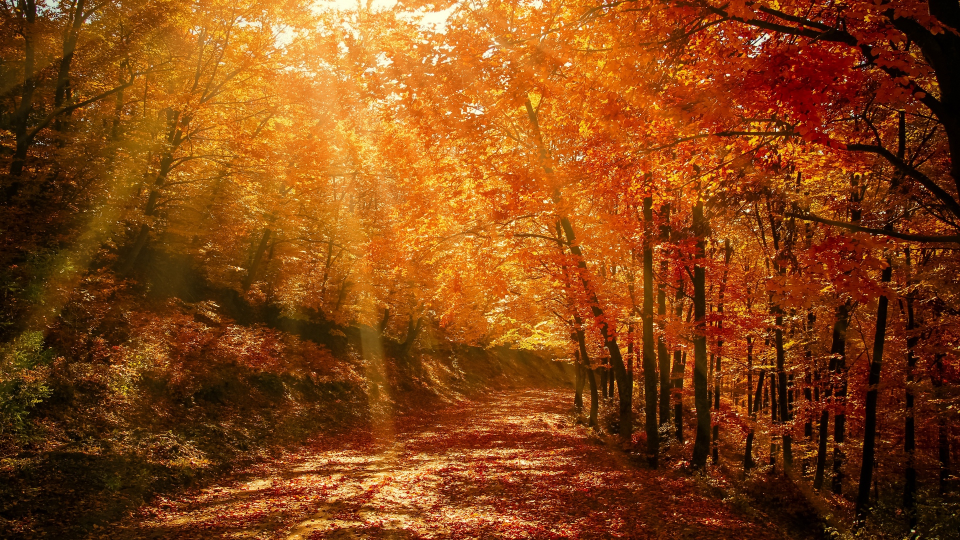
#> input picture Chapter_1/fig/images/autumn_forest_park_128379_1920x1080.jpg, 1920 x 1080 px (shown at 1/2 size)
$ jupyter execute --allow-errors Ch_2_review_20221020.ipynb   (text cells are left out)
#> lines starting #> are read from the running program, lines starting #| are printed output that depends on the picture
[cell 1]
import cv2
import numpy as np
import sys

[cell 2]
img = np.zeros((800, 1200, 3), np.uint8) + 255

cv2.line(img, (100,50), (300, 50), (0,0,255), 5)
cv2.arrowedLine(img, (100, 100), (300, 100), (255,0,0), 12)

cv2.rectangle(img, (100, 200), (300,400), (0,255,0), 10)
cv2.rectangle(img, (120, 220, 160, 160), (0,100,255), -1)

cv2.circle(img, (600,300), 100, (123, 111, 234), 10 , cv2.LINE_AA)

cv2.ellipse(img, (600, 300), (200, 50), -20 , 0 , 360, (0,0,255), 10,  cv2.LINE_AA)
#                                            시작 각도 0도

cv2.putText(img, 'Hello opencv!', (600, 500), cv2.FONT_HERSHEY_PLAIN, 2, (111, 234, 56), 2 , cv2.LINE_AA)
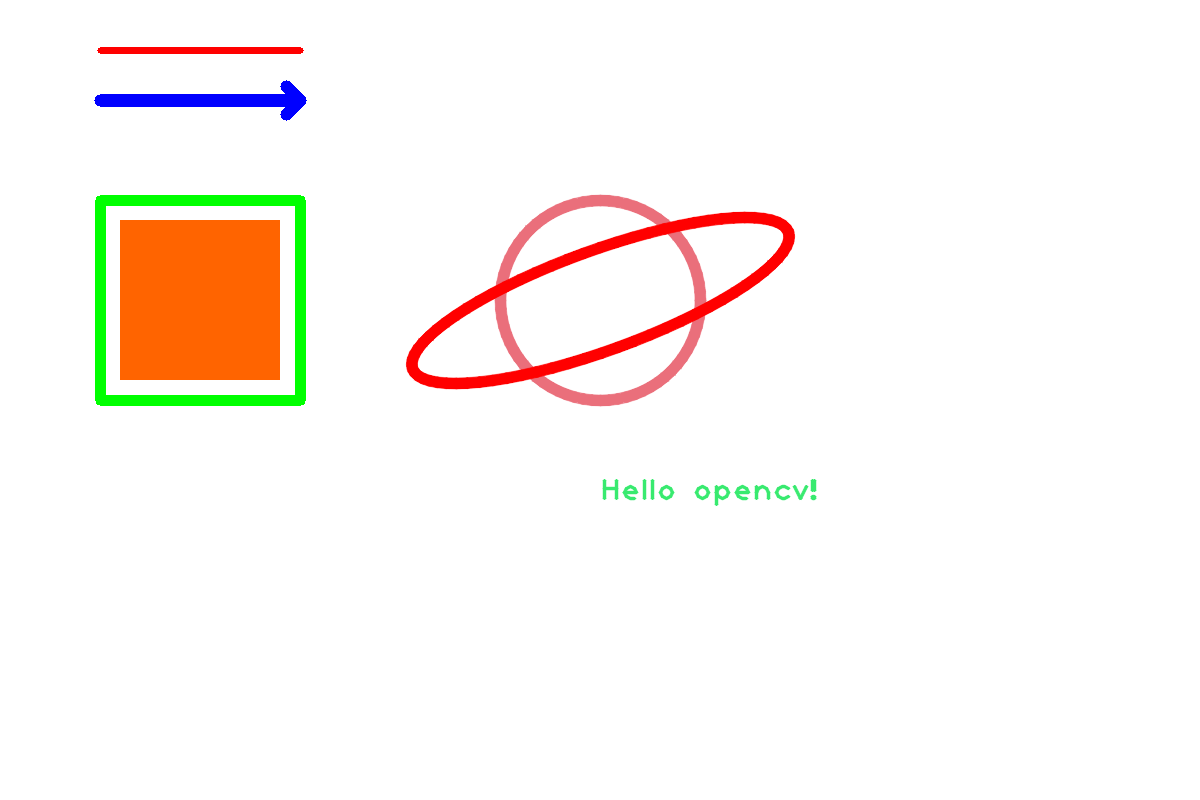
#> img: shape (800, 1200, 3); mean of channels 0, 1, 2 241.8, 246, 251.4; drawn as B, G, R

cv2.imshow('image', img)
cv2.waitKey()
cv2.destroyAllWindows()
cv2.waitKey(1)

[cell 3]
src = cv2.imread('./fig/imgbin_hat.png', cv2.IMREAD_UNCHANGED) # alpha 채널 읽기

#> (the rest of this cell did not finish here and is left out)

[cell 4]
img = cv2.imread('./fig/puppy.bmp')

#> (the rest of this cell did not finish here and is left out)

[cell 5]
import glob

[cell 6]
img_files = glob.glob('../Chapter_1/fig/images/*.*')

cv2.namedWindow('scene', cv2.WINDOW_NORMAL)

idx = 0
while True :
    img = cv2.imread(img_files[idx])
#> img is the input picture: shape (1080, 1920, 3); mean B, G, R 19.9, 68.7, 132.4

    if img is None :
        print('image read failed')
        break

    cv2.imshow('scene', img)

    if cv2.waitKey(3000) == 27 :
#> (key q is pressed here)
        break

    idx += 1
    if idx >= len(img_files) :
        idx = 0

cv2.waitKey()
cv2.destroyAllWindows()
cv2.waitKey(1)

[cell 7]
cap = cv2.VideoCapture(0) # webcam 사용
# cap = cv2.VideoCapture('.')

if not cap.isOpened() :
    print('camera open failed')
    sys.exit()

while True :
    ret, frame = cap.read()
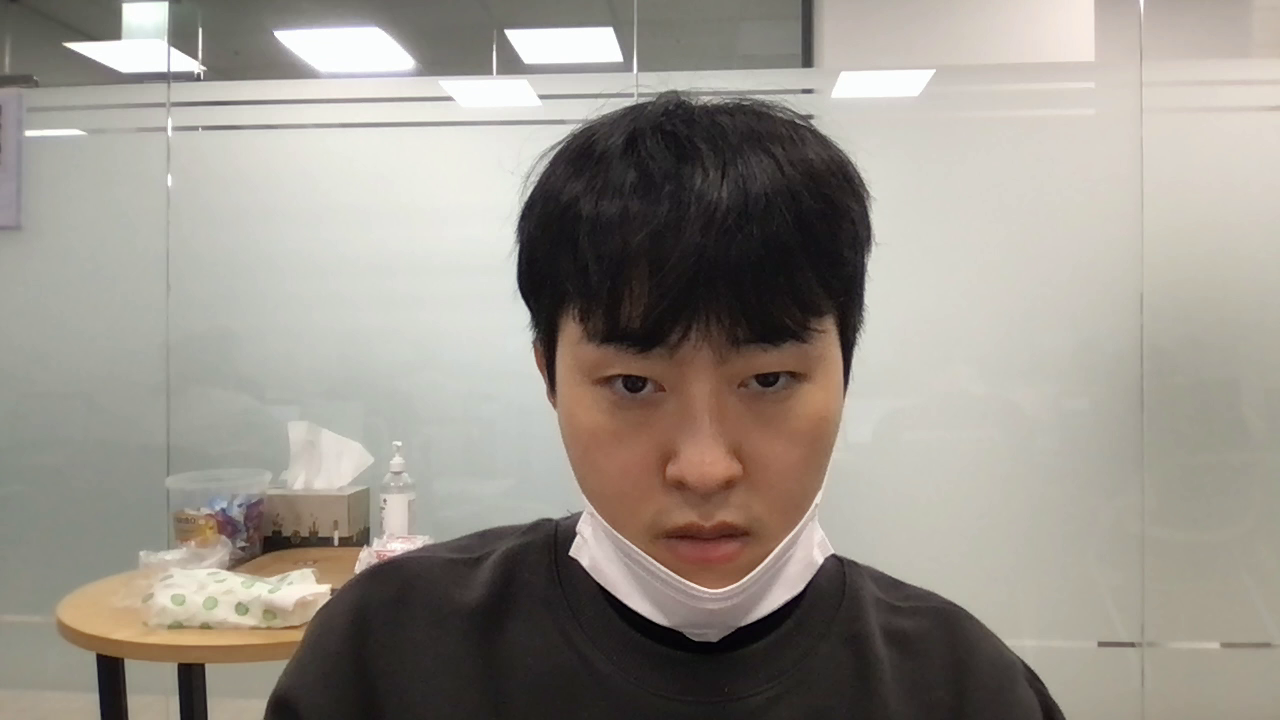
#> input picture frame 6 of Chapter_3/review.MP4, 1280 x 720 px, given in place of the camera
#> frame is the input picture: shape (720, 1280, 3); mean B, G, R 139.5, 147.8, 153.5

    if not ret :
        print('frame read failed')
        break

    edge = cv2.Canny(frame, 50, 150) # 미분 필터를 이용한 edge 필터
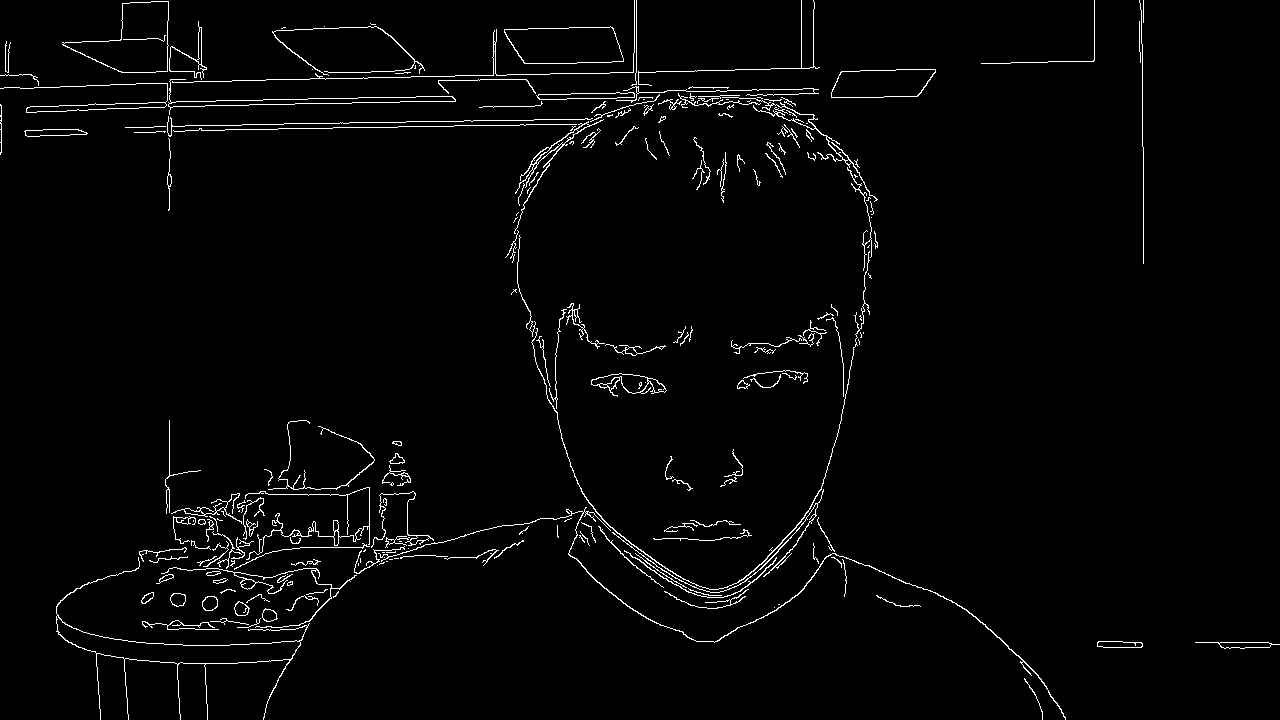
#> edge: shape (720, 1280); 2.3% white in thin lines or dots

    frame_gray = cv2.cvtColor(frame, cv2.COLOR_BGR2GRAY)
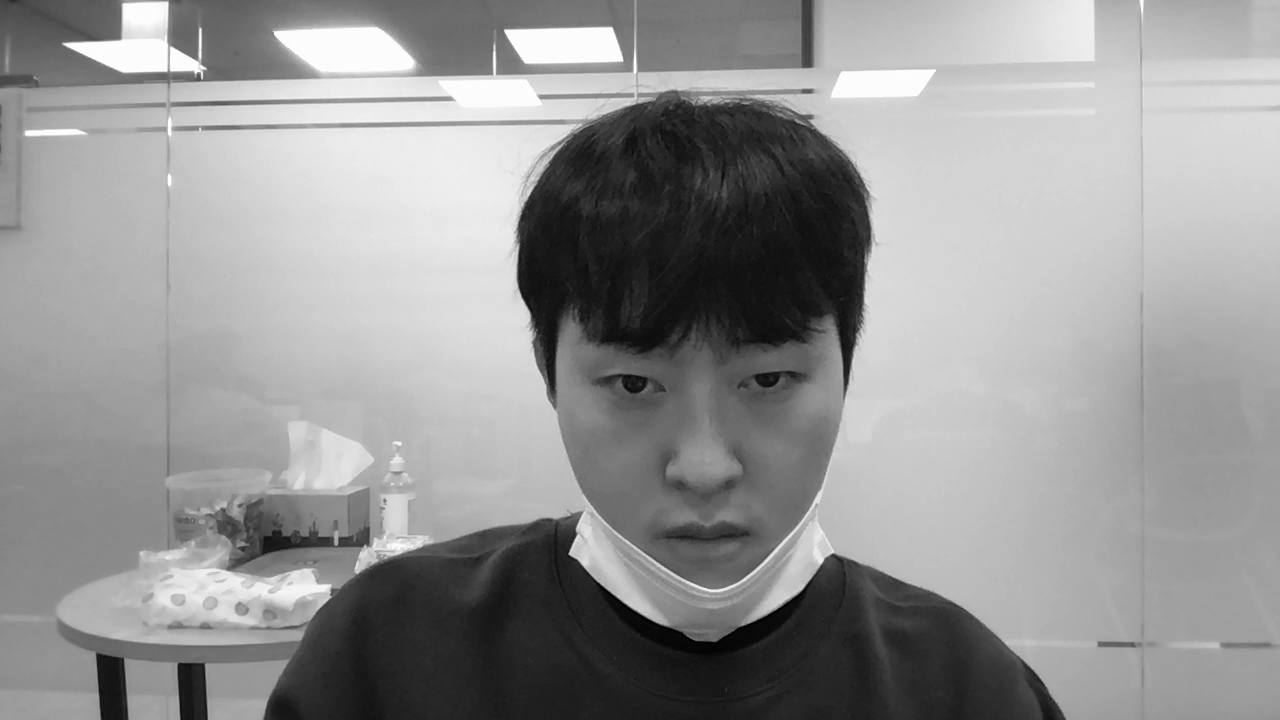
#> frame_gray: shape (720, 1280); min 0, max 255, mean 148.5
    inverse = 255 - frame_gray
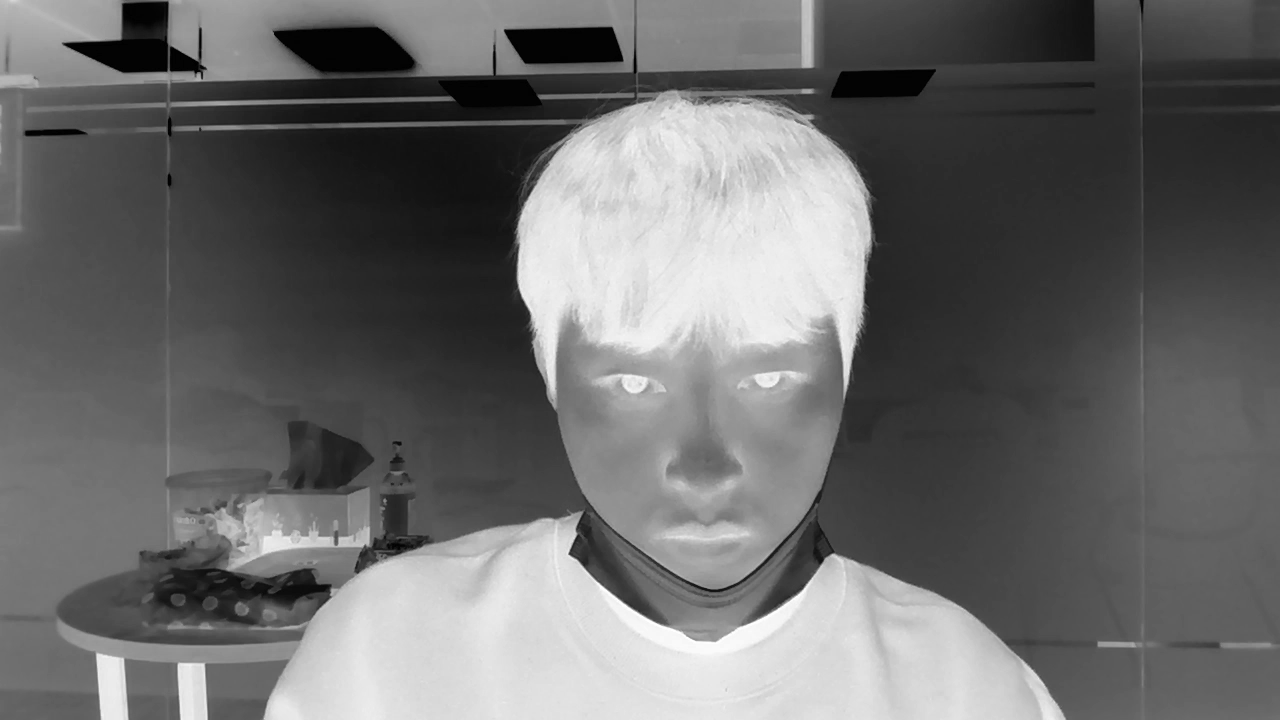
#> inverse: shape (720, 1280); min 0, max 255, mean 106.5

    cv2.imshow('frame', frame)
    cv2.imshow('Edge', edge)
    cv2.imshow('inverse', inverse)

    if cv2.waitKey(30) == 27 :
#> (key q is pressed here)
        break


cap.release()
cv2.destroyAllWindows()
cv2.waitKey(1)

[cell 8]
cap = cv2.VideoCapture(0)

if not cap.isOpened() :
    print('camera open failed')
    sys.exit()

while True :
    ret, frame = cap.read()

    if not ret :
        print('frame open failed')
        break

    cv2.imshow('frame', frame)

    if cv2.waitKey(30) == 27 :
#> (key q is pressed here)
        break

cap.release()
cv2.destroyAllWindows()
cv2.waitKey(1)

[cell 9]
cap = cv2.VideoCapture(0)

if not cap.isOpened() :
    print('camera open failed')
    sys.exit()

w = int(cap.get(cv2.CAP_PROP_FRAME_WIDTH))
h = int(cap.get(cv2.CAP_PROP_FRAME_HEIGHT))
fps = int(cap.get(cv2.CAP_PROP_FPS))
# fourcc = cv2.VideoWriter_fourcc(*'DIVX') # window 용
# fourcc = cv2.VideoWriter_fourcc(*'mp4v') # mac 은 다르다..
fourcc = cv2.VideoWriter_fourcc(*'avc1') # mac 은 다르다..
out = cv2.VideoWriter('test_2.MP4', fourcc, fps, (w, h))


while True :
    ret, frame = cap.read()

    if not ret :
        print('frame open failed')
        break

#     frame = cv2.flip(frame,0)
    out.write(frame)

    cv2.imshow('frame',frame)

    if cv2.waitKey(20) == 27 :
#> (key q is pressed here)
